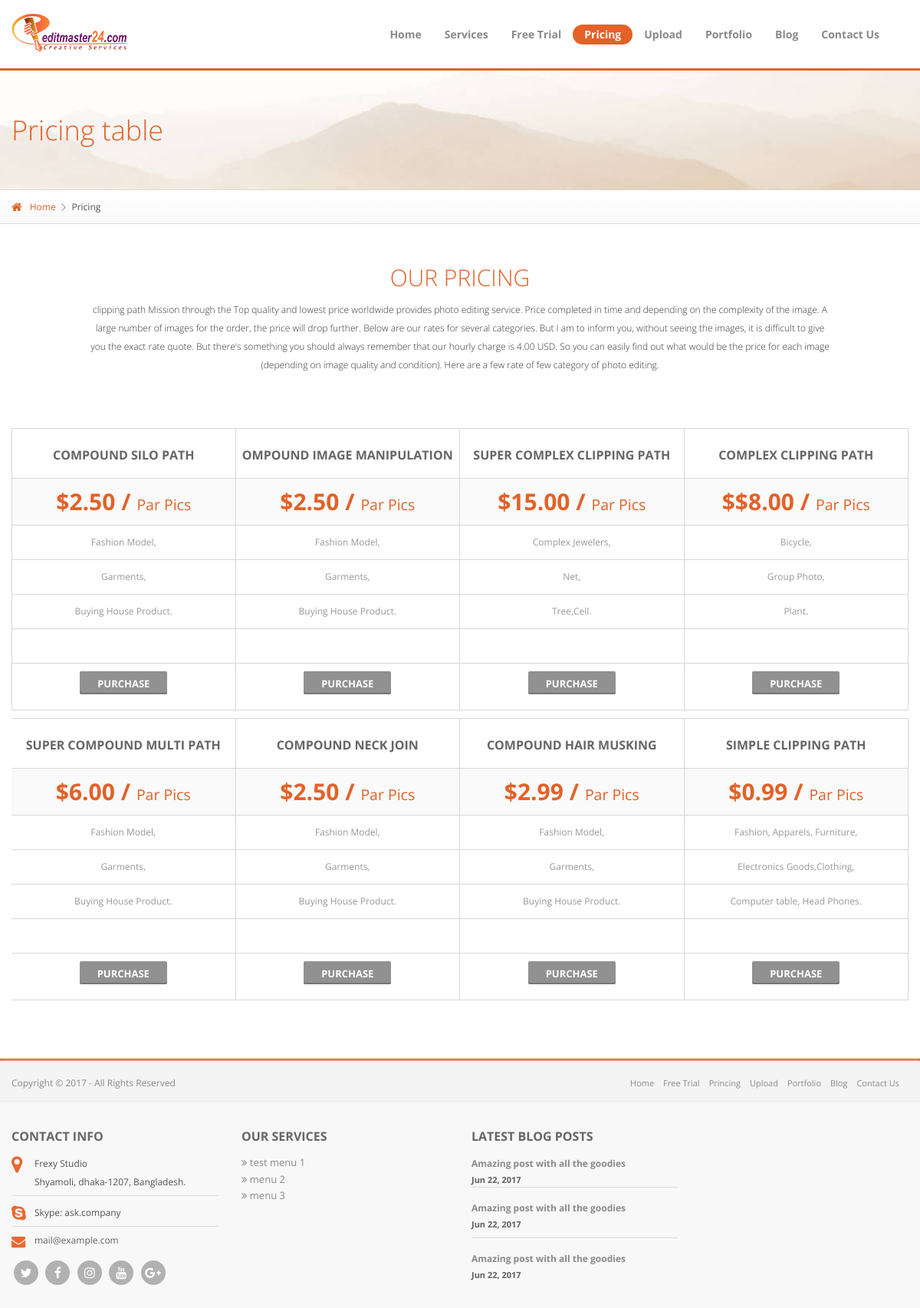
Screenshot of /index.php/pricing with the database file from the repository.
### tables this page shows
CREATE TABLE `pricing` (
  `id` int(11) NOT NULL,
  `name` varchar(512) NOT NULL,
  `short_des` text NOT NULL,
  `price` varchar(255) NOT NULL,
  `opt_01` varchar(512) NOT NULL,
  `opt_02` varchar(512) NOT NULL,
  `opt_03` varchar(512) NOT NULL,
  `opt_04` varchar(512) NOT NULL,
  `isPopular` int(1) NOT NULL
);

CREATE TABLE `service` (
  `id` int(11) NOT NULL,
  `title` varchar(512) NOT NULL,
  `desc` longtext NOT NULL,
  `image` varchar(255) NOT NULL,
  `url` varchar(512) NOT NULL
);

CREATE TABLE `blog` (
  `id` int(11) NOT NULL,
  `title` varchar(512) NOT NULL,
  `desc` longtext NOT NULL,
  `image` varchar(255) NOT NULL,
  `created` timestamp NOT NULL DEFAULT CURRENT_TIMESTAMP
);

### application/views/front/common/template.php (called while the page is built, shortened)
<?php
    $this->load->view('front/common/header');
    $this->load->view($page);
    $this->load->view('front/common/footer');
?>

### application/controllers/Pricing.php (called while the page is built, shortened)
<?php defined('BASEPATH') OR exit('No direct script access allowed');
class Pricing extends CI_Controller {
     public function __construct() {
        $this->load->model('data');
        $this->pricing_t = 'pricing';
        $this->load->model('pricing_m');
    }
    public function index() {
        $data['title'] = "Pricing";
        $data['menu'] = "pricing";
        $data['pricing_lists'] = $this->data->getall($this->pricing_t);
        $data['page'] = "front/pages/pricing";
        $this->load->view('front/common/template', $data);
    }
}

### index.php (called while the page is built, shortened)
<?php
require_once BASEPATH.'core/CodeIgniter.php';

### application/models/Data.php (called while the page is built, shortened)
<?php defined('BASEPATH') OR exit('No direct script access allowed');
class Data extends CI_Model {
    public function getall($table) {
        $this->db->from("$table");
        return $this->db->get()->result();
    }
}

### application/libraries/Services_menu.php (called while the page is built)
<?php defined('BASEPATH') OR exit('No direct script access allowed');
class Services_menu {
    public function __construct() {
        $CI = & get_instance();
        $r = $CI->db->select("title")->get("service");
        $this->services = $r->result();
    }
}
?>

### application/libraries/Footer_blog.php (called while the page is built)
<?php defined('BASEPATH') OR exit('No direct script access allowed');
class Footer_blog {
    public function __construct() {
        $CI = & get_instance();
        $r = $CI->db->select('*')->limit('3')->get("blog");
        $this->blogs = $r->result();
    }
}
?>

### application/views/front/pages/pricing.php (the view, shortened to what this page needs)
<div class="b-inner-page-header f-inner-page-header b-bg-header-inner-page">
    <div class="b-inner-page-header__content">
        <div class="container">
            <h1 class="f-primary-l c-default">Pricing table</h1>
        </div>
    </div>
</div>
<div class="l-main-container">
    <div class="b-breadcrumbs f-breadcrumbs">
        <div class="container">
            <ul>
                <li><a href="#"><i class="fa fa-home"></i>Home</a></li>
                <li><i class="fa fa-angle-right"></i><span>Pricing</span></li>
            </ul>
        </div>
    </div>
    <section class="b-infoblock--small">
        <div class="container">
            <div class="row b-col-default-indent">
                <div class="col-md-10 col-md-offset-1">
                    <h2 class="f-legacy-h2 f-primary-l f-center c-default">Our Pricing</h2>
                    <p class="f-primary-l f-center">clipping path Mission through the Top quality and lowest price worldwide provides photo editing service. Price completed in time and depending on the complexity of the image. A large number of images for the order, the price will drop further. Below are our rates for several categories. But I am to inform you, without seeing the images, it is difficult to give you the exact rate quote. But there's something you should always remember that our hourly charge is 4.00 USD. So you can easily find out what would be the price for each image (depending on image quality and condition). Here are a few rate of few category of photo editing. </p>
                </div>
            </div>
            <div class="b-shortcode-example b-null-bottom-indent">
                <div class="b-pricing-info__container f-center">
                    <?php foreach($pricing_lists as $pricing):  ?>
                    <div class="b-pricing-info__item f-pricing-info__item col-sm-6 col-md-3 col-xs-12">
                        <div class="b-pricing-info__item-row b-pricing-info__item-title">
                            <h4 class="f-legacy-h4 f-primary-b"><?=$pricing->name?> </h4>
                        </div>
                        <div class="b-pricing-info__item-row b-pricing-info__item-price">
                            <h2 class="f-legacy-h2 f-primary-b">$<?=$pricing->price?> / <small class="f-primary">Par Pics</small></h2>
                        </div>
                        <?php if(isset($pricing->opt_01)) : ?>
                        <div class="b-pricing-info__item-row">
                            <p><?=$pricing->opt_01?></p>
                        </div>
                        <?php endif; ?>
                        <?php if(isset($pricing->opt_02)) : ?>
                        <div class="b-pricing-info__item-row">
                            <p><?=$pricing->opt_02?></p>
                        </div>
                        <?php endif; ?>
                        <?php if(isset($pricing->opt_03)) : ?>
                        <div class="b-pricing-info__item-row">
                            <p><?=$pricing->opt_03?></p>
                        </div>
                        <?php endif; ?>
                        <?php if(isset($pricing->opt_04)) : ?>
                        <div class="b-pricing-info__item-row">
                            <p><?=$pricing->opt_04?></p>
                        </div>
                        <?php endif; ?>
                        <div class="b-pricing-info__item-row b-pricing-info__item-btn-row">
                            <a class="b-btn f-btn b-btn-sm f-primary-b">Purchase</a>
                        </div>
                    </div>
                   <?php endforeach; ?>
                </div>
            </div>
        </div>
    </section>
</div>

### application/views/front/common/footer.php (shortened to what this page needs)
        <footer>
            <div class="b-footer-primary">
                <div class="container">
                    <div class="row">
                        <div class="col-sm-4 col-xs-12 f-copyright b-copyright">Copyright © <?php $y=date('Y'); echo $y;?> - All Rights Reserved</div>
                        <div class="col-sm-8 col-xs-12">
                            <nav class="b-bottom-nav f-bottom-nav b-right hidden-xs">
                                <ul>
                                    <li><a href="<?=base_url()?>">Home</a></li>
                                    <li><a href="<?=site_url('free_trail')?>">Free Trial</a></li>
                                    <li><a href="<?=site_url('princing')?>">Princing</a></li>
                                    <li><a href="<?=site_url('upload')?>">Upload</a></li>
                                    <li><a href="<?=site_url('portfolio')?>">Portfolio</a></li>
                                    <li><a href="<?=site_url('blog/latest')?>">Blog</a></li>
                                    <li><a href="<?=site_url('contact_us')?>">Contact Us</a></li>
                                </ul>
                            </nav>
                        </div>
                    </div>
                </div>
            </div>
            <div class="container">
                <div class="b-footer-secondary row">
                    <div class="col-md-3 col-sm-12 col-xs-12">
                        <h4 class="f-primary-b f-legacy-h4">contact info</h4>
                        <div class="b-contacts-short-item-group">
                            <div class="b-contacts-short-item col-md-12 col-sm-4 col-xs-12">
                                <div class="b-contacts-short-item__icon f-contacts-short-item__icon f-contacts-short-item__icon_lg b-left">
                                    <i class="fa fa-map-marker"></i>
                                </div>
                                <div class="b-remaining f-contacts-short-item__text">
                                    Frexy Studio<br/>
                                    Shyamoli, dhaka-1207, Bangladesh.
                                </div>
                            </div>
                            <div class="b-contacts-short-item col-md-12 col-sm-4 col-xs-12">
                                <div class="b-contacts-short-item__icon f-contacts-short-item__icon b-left f-contacts-short-item__icon_md">
                                    <i class="fa fa-skype"></i>
                                </div>
                                <div class="b-remaining f-contacts-short-item__text f-contacts-short-item__text_phone">
                                    Skype: ask.company
                                </div>
                            </div>
                            <div class="b-contacts-short-item col-md-12 col-sm-4 col-xs-12">
                                <div class="b-contacts-short-item__icon f-contacts-short-item__icon b-left f-contacts-short-item__icon_xs">
                                    <i class="fa fa-envelope"></i>
                                </div>
                                <div class="b-remaining f-contacts-short-item__text f-contacts-short-item__text_email">
                                    <a href="mailto:frexystudio@gmail.com">mail@example.com</a>
                                </div>
                            </div>
                            <div class="b-btn-group-hor f-btn-group-hor col-md-12 col-sm-4 col-xs-12">
                                <a href="#" class="b-btn-group-hor__item f-btn-group-hor__item">
                                    <i class="fa fa-twitter"></i>
                                </a>
                                <a href="#" class="b-btn-group-hor__item f-btn-group-hor__item">
                                    <i class="fa fa-facebook"></i>
                                </a>
                                <a href="#" class="b-btn-group-hor__item f-btn-group-hor__item">
                                    <i class="fa fa-instagram" aria-hidden="true"></i>
                                </a>
                                <a href="#" class="b-btn-group-hor__item f-btn-group-hor__item">
                                    <i class="fa fa-youtube" aria-hidden="true"></i>
                                </a>
                                <a href="#" class="b-btn-group-hor__item f-btn-group-hor__item">
                                    <i class="fa fa-google-plus" aria-hidden="true"></i>
                                </a>
                            </div>
                        </div>
                    </div>
                    <div class="col-md-3 col-sm-12 col-xs-12">
                        <h4 class="f-primary-b f-legacy-h4">Our Services</h4>
                        <div class="fmenu">
                            <ul>
                                <?php foreach($this->services_menu->services as $service):  ?>
                                <li><a href="<?=base_url()?>service/name/<?php $x = strtolower($service->title); $y = str_replace(' ', '_', $x); echo $y; ?>"><i class="fa fa-angle-double-right"></i> <?=$service->title?></a></li>
                                <?php endforeach; ?>
                            </ul>
                        </div>
                    </div>
                    <div class="col-md-3 col-sm-12 col-xs-12">
                        <h4 class="f-primary-b f-legacy-h4">Latest blog posts</h4>
                        <div class="b-blog-short-post row">
                            <?php foreach($this->footer_blog->blogs as $blog):  ?>
                            <div class="b-blog-short-post__item col-md-12 col-sm-4 col-xs-12 f-primary-b">
                                <div class="b-blog-short-post__item_text f-blog-short-post__item_text">
                                    <a href="blog_detail_left_slidebar.html"><?=$blog->title?></a>
                                </div>
                                <div class="b-blog-short-post__item_date f-blog-short-post__item_date">
                                    <?php $d = nice_date($blog->created, 'M d, Y'); echo $d; ?>
                                </div>
                            </div>
                            <?php endforeach; ?>
                        </div>
                    </div>
                </div>
            </div>
        </footer>
    </body>
</html>

### rows the page displays
pricing: name "COMPOUND SILO PATH", price "2.50", opt_01 "Fashion Model,", opt_02 "Garments,", opt_03 "Buying House Product."
pricing: name "OMPOUND IMAGE MANIPULATION", price "2.50", opt_01 "Fashion Model,", opt_02 "Garments,", opt_03 "Buying House Product."
pricing: name "SUPER COMPLEX CLIPPING PATH", price "15.00", opt_01 "Complex Jewelers,", opt_02 "Net,", opt_03 "Tree,Cell."
pricing: name "COMPLEX CLIPPING PATH", price "$8.00", opt_01 "Bicycle,", opt_02 "Group Photo,", opt_03 "Plant."
pricing: name "SUPER COMPOUND MULTI PATH", price "6.00", opt_01 "Fashion Model,", opt_02 "Garments,", opt_03 "Buying House Product."
pricing: name "COMPOUND NECK JOIN", price "2.50", opt_01 "Fashion Model,", opt_02 "Garments,", opt_03 "Buying House Product."
pricing: name "COMPOUND HAIR MUSKING", price "2.99", opt_01 "Fashion Model,", opt_02 "Garments,", opt_03 "Buying House Product."
pricing: name "SIMPLE CLIPPING PATH", price "0.99", opt_01 "Fashion, Apparels, Furniture,", opt_02 "Electronics Goods,Clothing,", opt_03 "Computer table, Head Phones."
service: title "test menu 1"
service: title "menu 2"
service: title "menu 3"
blog: title "Amazing post with all the goodies", created "Jun 22, 2017"
blog: title "Amazing post with all the goodies", created "Jun 22, 2017"
blog: title "Amazing post with all the goodies", created "Jun 22, 2017"

### other values shown
$y "2017"
